Frame 1 (no input): blank canvas, image omitted
Frame 60 (no input): blank canvas, image omitted
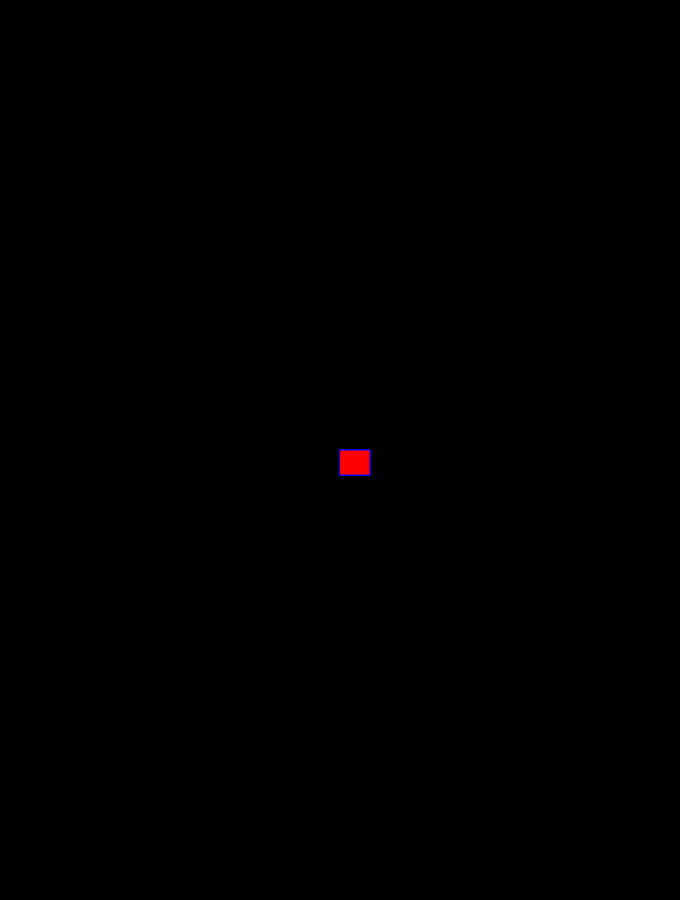
Frame 120 (the mouse pressed at the canvas centre since frame 60)

The p5.js sketch whose frames 1 and 60 were blank and that drew this single picture after the mouse press (run headless with seeded random() and noise() and a simulated clock; from frame 60 on, the mouse is pressed at the canvas centre):

// p5.js sketch
// ── sketch.js
function setup() {
  createCanvas(680,900)
  background("black")
}

function draw() {
  stroke("blue");
  fill("red");
  
  
  if (mouseIsPressed) {
    rect(mouseX, mouseY, 30,25)
  }
}
